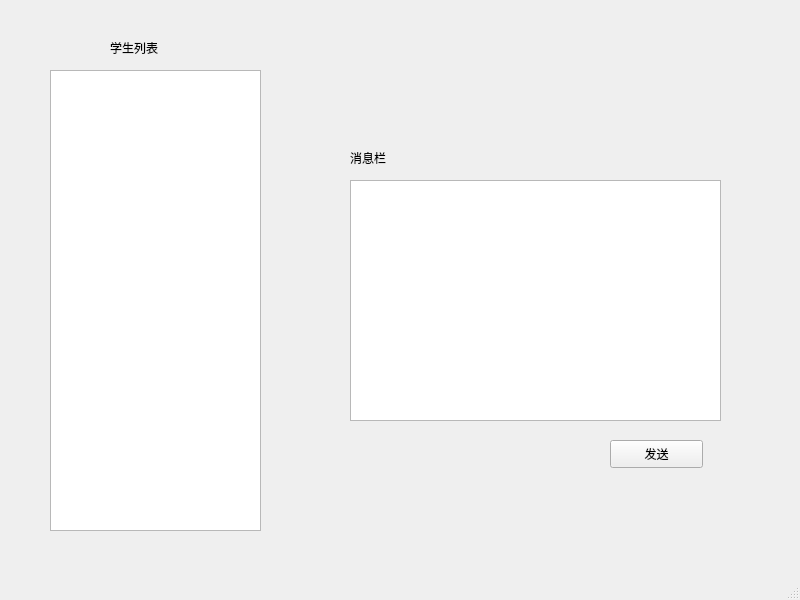
<?xml version="1.0" encoding="UTF-8"?>
<ui version="4.0">
 <class>TeacherSndMsgWindow</class>
 <widget class="QMainWindow" name="TeacherSndMsgWindow">
  <property name="geometry">
   <rect>
    <x>0</x>
    <y>0</y>
    <width>800</width>
    <height>600</height>
   </rect>
  </property>
  <property name="windowTitle">
   <string>网络对话</string>
  </property>
  <widget class="QWidget" name="centralwidget">
   <widget class="QListView" name="listView">
    <property name="geometry">
     <rect>
      <x>50</x>
      <y>70</y>
      <width>211</width>
      <height>461</height>
     </rect>
    </property>
   </widget>
   <widget class="QTextEdit" name="msgEdit">
    <property name="geometry">
     <rect>
      <x>350</x>
      <y>180</y>
      <width>371</width>
      <height>241</height>
     </rect>
    </property>
   </widget>
   <widget class="QPushButton" name="sendMsgBtn">
    <property name="geometry">
     <rect>
      <x>610</x>
      <y>440</y>
      <width>93</width>
      <height>28</height>
     </rect>
    </property>
    <property name="text">
     <string>发送</string>
    </property>
   </widget>
   <widget class="QLabel" name="label">
    <property name="geometry">
     <rect>
      <x>110</x>
      <y>40</y>
      <width>72</width>
      <height>15</height>
     </rect>
    </property>
    <property name="text">
     <string>学生列表</string>
    </property>
   </widget>
   <widget class="QLabel" name="label_2">
    <property name="geometry">
     <rect>
      <x>350</x>
      <y>150</y>
      <width>72</width>
      <height>15</height>
     </rect>
    </property>
    <property name="text">
     <string>消息栏</string>
    </property>
   </widget>
  </widget>
  <widget class="QMenuBar" name="menubar">
   <property name="geometry">
    <rect>
     <x>0</x>
     <y>0</y>
     <width>800</width>
     <height>23</height>
    </rect>
   </property>
  </widget>
  <widget class="QStatusBar" name="statusbar"/>
  <action name="actions_frre">
   <property name="text">
    <string>s frre</string>
   </property>
  </action>
 </widget>
 <resources/>
 <connections/>
</ui>
